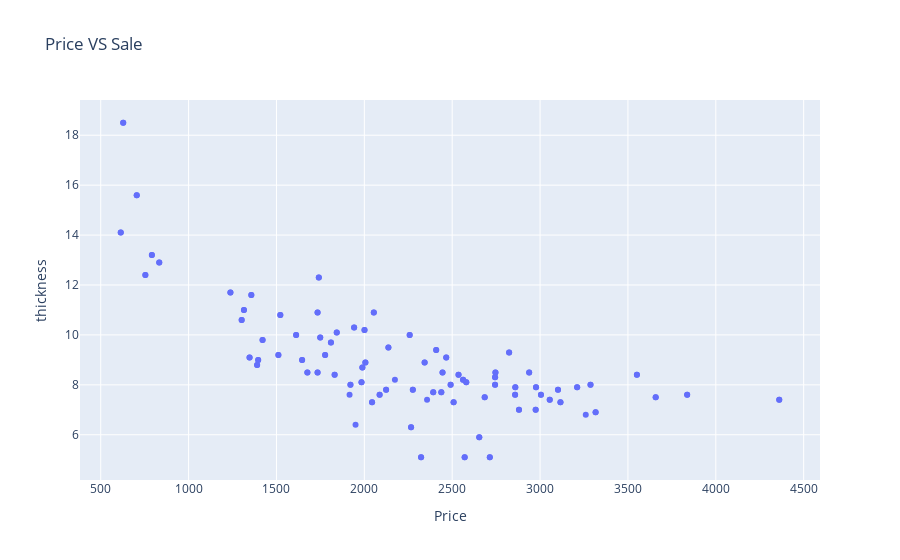

This figure's notebook cell:
### Code cell
import plotly.express as px
fig = px.scatter(df, x="Price", y="thickness", title="Price VS Sale")
fig.show()

### Figure 1 — Plotly figure (JSON) as saved in the notebook; plotly's stock layout.template omitted (floating-point values rounded to 4 significant figures; data arrays with more than 128 entries replaced by an {"elided": "..."} marker saying what was removed)
{"data": [{"hovertemplate": "Price=%{x}<br>thickness=%{y}<extra></extra>", "legendgroup": "", "marker": {"color": "#636efa", "symbol": "circle"}, "mode": "markers", "name": "", "orientation": "v", "showlegend": false, "type": "scatter", "x": {"elided": "161 int values"}, "xaxis": "x", "y": {"elided": "161 float values"}, "yaxis": "y"}], "layout": {"legend": {"tracegroupgap": 0}, "title": {"text": "Price VS Sale"}, "xaxis": {"anchor": "y", "domain": [0, 1], "title": {"text": "Price"}}, "yaxis": {"anchor": "x", "domain": [0, 1], "title": {"text": "thickness"}}}}
